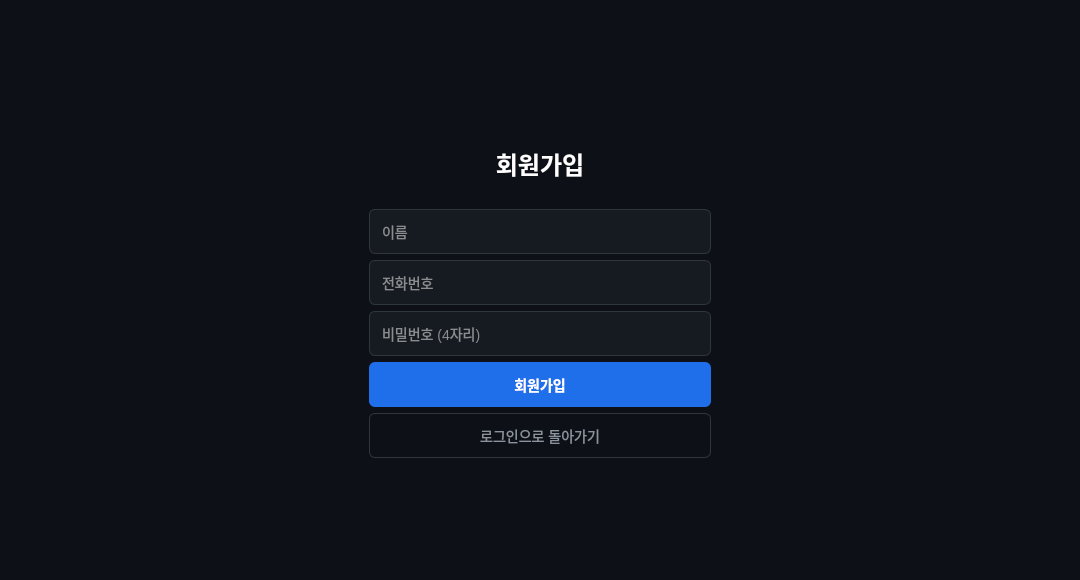
<?xml version="1.0" encoding="UTF-8"?>
<ui version="4.0">
 <class>RegisterDialog</class>
 <widget class="QDialog" name="RegisterDialog">
  <property name="geometry">
   <rect>
    <x>0</x>
    <y>0</y>
    <width>1080</width>
    <height>580</height>
   </rect>
  </property>
  <property name="windowTitle">
   <string>PPI Share(Register)</string>
  </property>
  <property name="styleSheet">
   <string notr="true">QDialog {
    background-color: #0d1117;
}</string>
  </property>
  <layout class="QHBoxLayout" name="horizontalLayout">
   <item>
    <spacer name="horizontalSpacer">
     <property name="orientation">
      <enum>Qt::Horizontal</enum>
     </property>
     <property name="sizeHint" stdset="0">
      <size>
       <width>40</width>
       <height>20</height>
      </size>
     </property>
    </spacer>
   </item>
   <item>
    <widget class="QWidget" name="register_panel" native="true">
     <property name="minimumSize">
      <size>
       <width>360</width>
       <height>0</height>
      </size>
     </property>
     <property name="maximumSize">
      <size>
       <width>360</width>
       <height>16777215</height>
      </size>
     </property>
     <layout class="QVBoxLayout" name="verticalLayout">
      <item>
       <spacer name="verticalSpacer">
        <property name="orientation">
         <enum>Qt::Vertical</enum>
        </property>
        <property name="sizeHint" stdset="0">
         <size>
          <width>20</width>
          <height>40</height>
         </size>
        </property>
       </spacer>
      </item>
      <item>
       <widget class="QLabel" name="label_title">
        <property name="minimumSize">
         <size>
          <width>0</width>
          <height>80</height>
         </size>
        </property>
        <property name="styleSheet">
         <string notr="true">QLabel#label_title {
    color: white;
    font-size: 24px;
    font-weight: bold;
}</string>
        </property>
        <property name="text">
         <string>회원가입</string>
        </property>
        <property name="alignment">
         <set>Qt::AlignCenter</set>
        </property>
       </widget>
      </item>
      <item>
       <widget class="QLineEdit" name="input_name">
        <property name="minimumSize">
         <size>
          <width>0</width>
          <height>45</height>
         </size>
        </property>
        <property name="styleSheet">
         <string notr="true">QLineEdit {
    background-color: #161b22;
    border: 1px solid #30363d;
    border-radius: 6px;
    color: white;
    font-size: 14px;
    padding: 0 10px;
}
QLineEdit:focus {
    border: 1px solid #1f6feb;
}</string>
        </property>
        <property name="placeholderText">
         <string>이름</string>
        </property>
       </widget>
      </item>
      <item>
       <widget class="QLineEdit" name="input_phone">
        <property name="minimumSize">
         <size>
          <width>0</width>
          <height>45</height>
         </size>
        </property>
        <property name="styleSheet">
         <string notr="true">QLineEdit {
    background-color: #161b22;
    border: 1px solid #30363d;
    border-radius: 6px;
    color: white;
    font-size: 14px;
    padding: 0 10px;
}
QLineEdit:focus {
    border: 1px solid #1f6feb;
}</string>
        </property>
        <property name="placeholderText">
         <string>전화번호</string>
        </property>
       </widget>
      </item>
      <item>
       <widget class="QLineEdit" name="input_pw">
        <property name="minimumSize">
         <size>
          <width>0</width>
          <height>45</height>
         </size>
        </property>
        <property name="styleSheet">
         <string notr="true">QLineEdit {
    background-color: #161b22;
    border: 1px solid #30363d;
    border-radius: 6px;
    color: white;
    font-size: 14px;
    padding: 0 10px;
}
QLineEdit:focus {
    border: 1px solid #1f6feb;
}
</string>
        </property>
        <property name="placeholderText">
         <string>비밀번호 (4자리)</string>
        </property>
       </widget>
      </item>
      <item>
       <widget class="QPushButton" name="btn_register">
        <property name="minimumSize">
         <size>
          <width>0</width>
          <height>45</height>
         </size>
        </property>
        <property name="styleSheet">
         <string notr="true">QPushButton#btn_register {
    background-color: #1f6feb;
    color: white;
    border: none;
    border-radius: 6px;
    font-size: 14px;
    font-weight: bold;
}
QPushButton#btn_register:hover {
    background-color: #388bfd;
}
QPushButton#btn_register:pressed {
    background-color: #1158c7;
}</string>
        </property>
        <property name="text">
         <string>회원가입</string>
        </property>
       </widget>
      </item>
      <item>
       <widget class="QPushButton" name="btn_back">
        <property name="minimumSize">
         <size>
          <width>0</width>
          <height>45</height>
         </size>
        </property>
        <property name="styleSheet">
         <string notr="true">QPushButton#btn_back {
    background-color: transparent;
    color: #8b949e;
    border: 1px solid #30363d;
    border-radius: 6px;
    font-size: 14px;
}
QPushButton#btn_back:hover {
    background-color: #161b22;
    color: white;
}</string>
        </property>
        <property name="text">
         <string>로그인으로 돌아가기</string>
        </property>
       </widget>
      </item>
      <item>
       <spacer name="verticalSpacer_2">
        <property name="orientation">
         <enum>Qt::Vertical</enum>
        </property>
        <property name="sizeHint" stdset="0">
         <size>
          <width>20</width>
          <height>40</height>
         </size>
        </property>
       </spacer>
      </item>
     </layout>
    </widget>
   </item>
   <item>
    <spacer name="horizontalSpacer_2">
     <property name="orientation">
      <enum>Qt::Horizontal</enum>
     </property>
     <property name="sizeHint" stdset="0">
      <size>
       <width>40</width>
       <height>20</height>
      </size>
     </property>
    </spacer>
   </item>
  </layout>
 </widget>
 <resources/>
 <connections/>
</ui>
